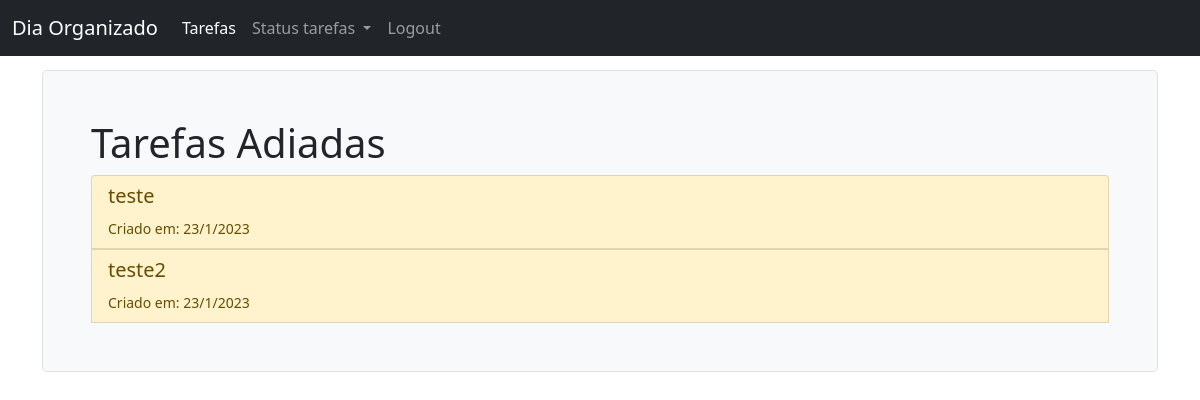
/tarefas/adiadas/, run on an earlier commit of the app's database.
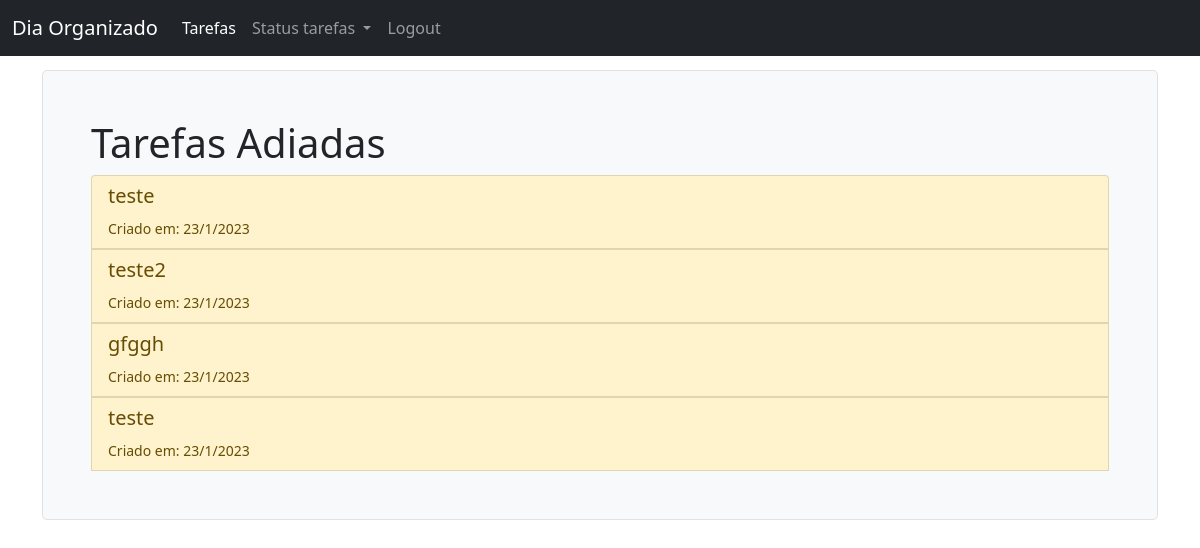
And on a later commit of the database.
### tarefas/models.py (models this page shows)
class Tarefa(models.Model):
    OPCOES_STATUS = (
        ('concluído', 'Concluído'),  # o primeiro é do banco de dados e o segundo é o que aparecerá na app
        ('pendente', 'Pendente'),
        ('adiado', 'Adiado'),
    )
    OPCOES_CATEGORIA = (
        ('urgente', 'Urgente'),
        ('importante', 'Importante'),
        ('não urgente', 'Não Urgente'),
    )
    descricao = models.CharField(max_length=400)
    criacao = models.DateTimeField(auto_now_add=True)
    categoria = models.CharField(max_length=25, choices=OPCOES_CATEGORIA, default='importante')
    status = models.CharField(max_length=25, choices=OPCOES_STATUS, default='pendente')

### tarefas/views.py (the view)
# urls.py: path('adiadas/', views.tarefas_adiadas_list, name='tarefas_adiadas_list'),
def tarefas_adiadas_list(request):
    tarefas_adiadas = Tarefa.objects.filter(status='adiado')
    return render(request, 'tarefas/tarefas_adiadas.html', {'tarefas_adiadas':tarefas_adiadas})

### tarefas/templates/tarefas/tarefas_adiadas.html (shortened to what this page needs)
{% extends 'base.html' %}
{% block content %}
  <div class="h-100 p-5 bg-light border rounded-3">
    <h1>Tarefas Adiadas</h1>
    <div class="list-group">
      {% for tarefa in tarefas_adiadas %}
        <button type="button" class="list-group-item list-group-item-warning list-group-item-action" data-bs-toggle="modal" data-bs-target="#modal{{ tarefa.id }}">
          <h5>{{ tarefa.descricao }}</h5>
          <small>Criado em: {{ tarefa.criacao.day }}/{{ tarefa.criacao.month }}/{{ tarefa.criacao.year }}</small>
        </button>
      {% empty %}
        <h2>Nenhuma tarefa foi adiada</h2>
      {% endfor %}
    </div>
  </div>
{% endblock content %}

What changed in the data, as far as the page shows it:
now on this page (row edited): Tarefa: descricao "gfggh", criacao.day "23", criacao.month "1", criacao.year "2023"
added Tarefa: descricao "teste", criacao.day "23", criacao.month "1", criacao.year "2023"
